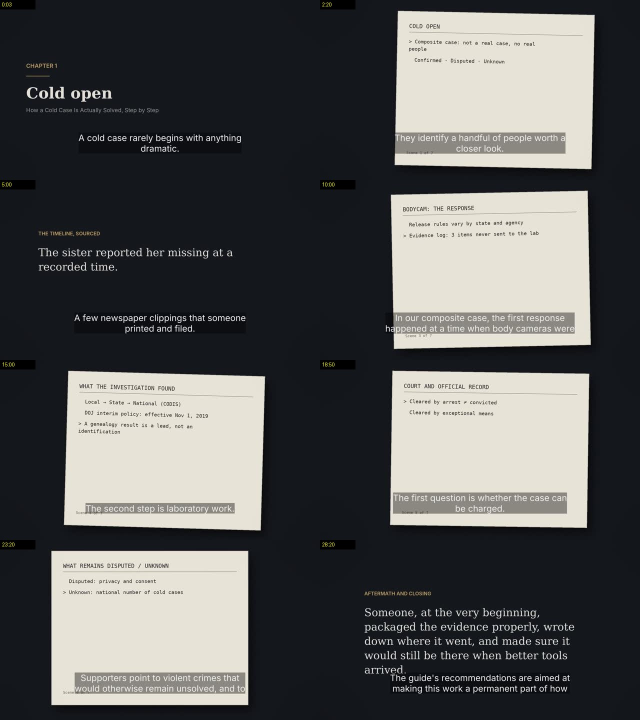
#> input picture reports/contact-sheet-v1.jpg, 1280 x 1440 px (shown at 1/2 size)
$ python -i vertical.py   (imports and definitions only)
#> lines starting #> are read from the running program, lines starting #| are printed output that depends on the picture
"""Vertical (9:16) rendering for YouTube Shorts: photos with fast camera moves, clips cropped to fill the frame, a big
hook title in the first seconds, "AI illustration" marks, and an end prompt pointing to the full documentary."""
from __future__ import annotations

from dataclasses import dataclass
from pathlib import Path

from .ff import FPS, run

VW, VH = 1080, 1920
SH = int(VH * 1.15)  # stills are prepared 15% taller than the frame so they can move
ENC = ["-c:v", "libx264", "-preset", "veryfast", "-crf", "20", "-pix_fmt", "yuv420p", "-r", str(FPS)]


@dataclass
class VShot:
    kind: str              # photo | clip
    path: Path
    duration: float
    in_sec: float = 0.0
    move: int = 0          # picks the camera move
    label: str = ""        # small top label, e.g. "AI illustration"
    punch: bool = False    # tight punch-in on the same picture (a second angle for fast cutting)


def prepare_vstill(src: Path, out: Path) -> Path:
    """Scale a photo to SH pixels tall (wide photos stay wide, so the camera can pan across them); very tall ones are
    cropped to fill. A light grade makes archive photos pop."""
#> called with src = '../../../reports/contact-sheet-v1.jpg', out = 'out.png'
    from PIL import Image, ImageEnhance, ImageOps
    im = Image.open(src).convert("RGB")
#> im is the input picture: PIL image 1280x1440 RGB; mean R, G, B 87.5, 88, 87.5
    im = ImageOps.autocontrast(im, cutoff=0.5)
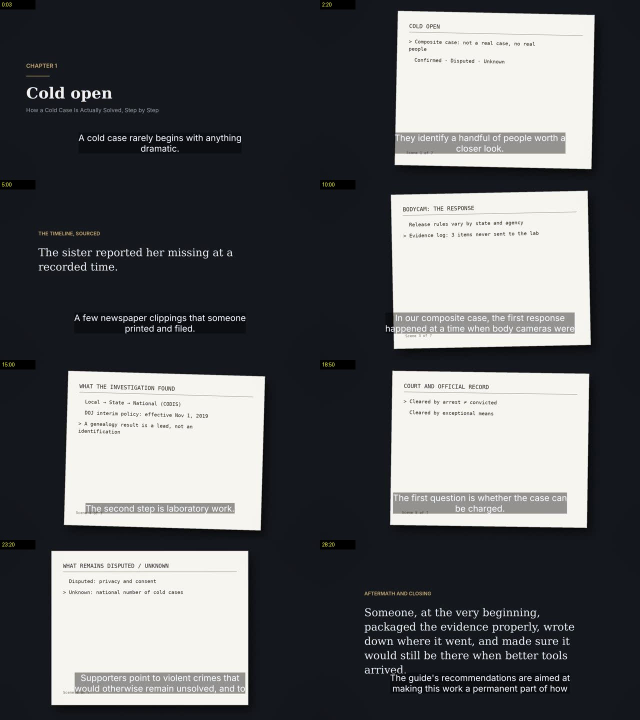
#> im: PIL image 1280x1440 RGB (shown at 1/2 size); mean R, G, B 92.3, 93.8, 96
    im = ImageEnhance.Color(ImageEnhance.Contrast(im).enhance(1.08)).enhance(1.12)
    min_w = round(SH * VW / VH)
    w = round(im.width * SH / im.height)
#> w = 1963
    if w >= min_w:
        im = im.resize((min(w, int(SH * 1.9)), SH), Image.LANCZOS) if w <= SH * 1.9 else \
            im.resize((w, SH), Image.LANCZOS).crop(((w - int(SH * 1.9)) // 2, 0, (w - int(SH * 1.9)) // 2 + int(SH * 1.9), SH))
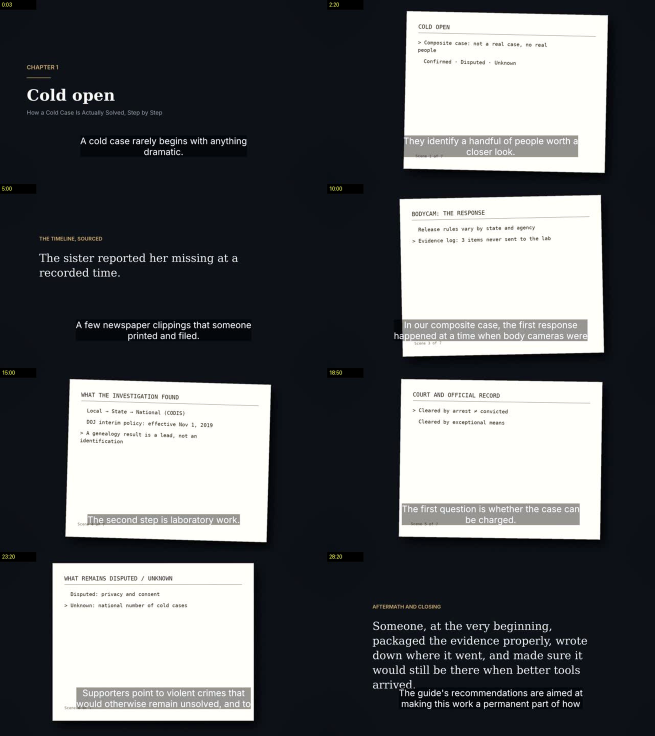
#> im: PIL image 1963x2208 RGB (shown at 1/3 size); mean R, G, B 90.4, 92.8, 95.1
    else:
        h = round(im.height * min_w / im.width)
        im = im.resize((min_w, h), Image.LANCZOS)
        y = int((h - SH) * 0.4)
        im = im.crop((0, y, min_w, y + SH))
#> (the run stopped early here; a loop or call above may not have finished)

$ run again, on reports/contact-sheet-v3.jpg
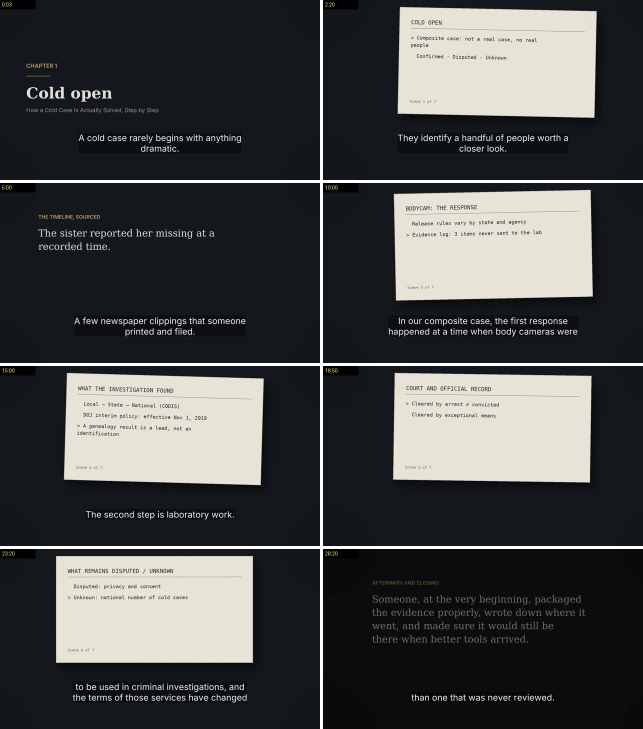
#> input picture reports/contact-sheet-v3.jpg, 1286 x 1458 px (shown at 1/2 size)
#> in prepare_vstill, im is the input picture: PIL image 1286x1458 RGB; mean R, G, B 71, 71.9, 72.5
#> in prepare_vstill, `im = im.resize((min(w, int(SH * 1.9)), SH), Image.LANCZOS) if w <= SH ..`:
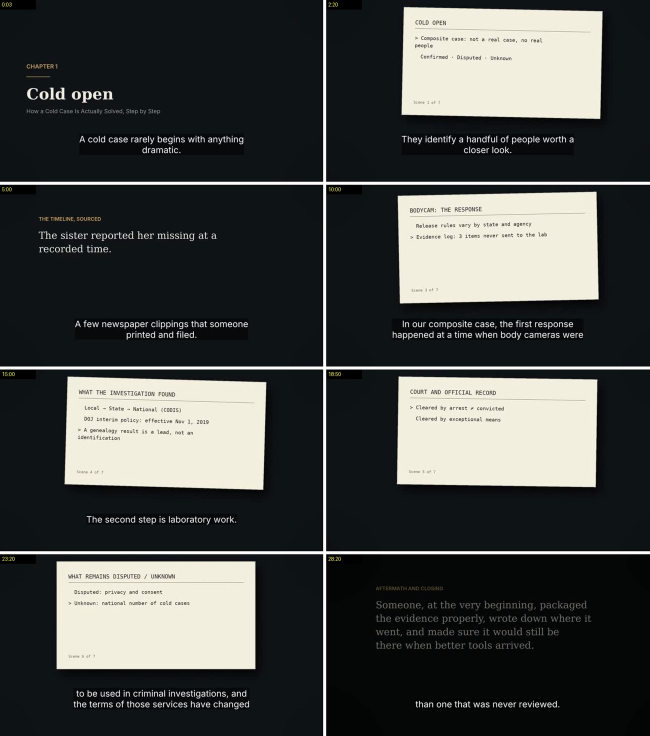
#> im: PIL image 1948x2208 RGB (shown at 1/3 size); mean R, G, B 69.3, 71.5, 69.7
